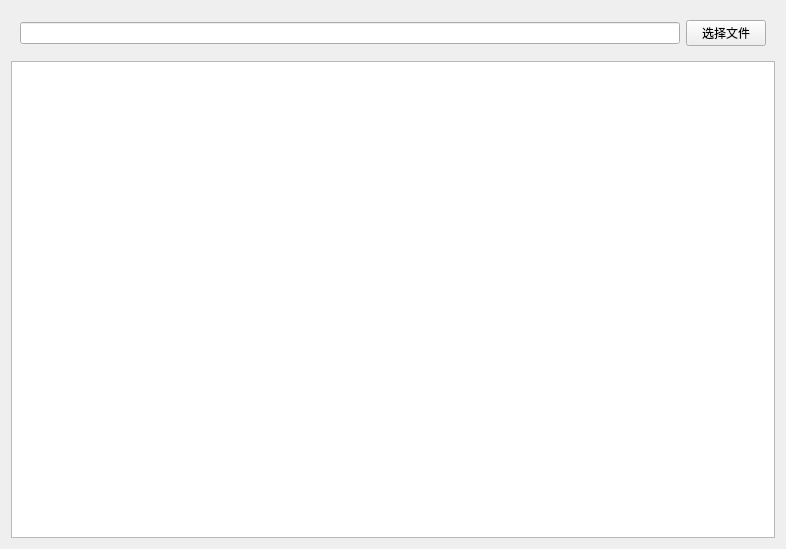
<?xml version="1.0" encoding="UTF-8"?>
<ui version="4.0">
 <class>Widget</class>
 <widget class="QWidget" name="Widget">
  <property name="geometry">
   <rect>
    <x>0</x>
    <y>0</y>
    <width>786</width>
    <height>549</height>
   </rect>
  </property>
  <property name="windowTitle">
   <string>Widget</string>
  </property>
  <layout class="QVBoxLayout" name="verticalLayout">
   <item>
    <widget class="QWidget" name="widget" native="true">
     <layout class="QHBoxLayout" name="horizontalLayout">
      <item>
       <widget class="QLineEdit" name="lineEdit">
        <property name="enabled">
         <bool>true</bool>
        </property>
        <property name="readOnly">
         <bool>true</bool>
        </property>
       </widget>
      </item>
      <item>
       <widget class="QPushButton" name="selectFileButton">
        <property name="text">
         <string>选择文件</string>
        </property>
       </widget>
      </item>
     </layout>
    </widget>
   </item>
   <item>
    <widget class="QTextEdit" name="textEdit"/>
   </item>
  </layout>
 </widget>
 <resources/>
 <connections/>
</ui>
